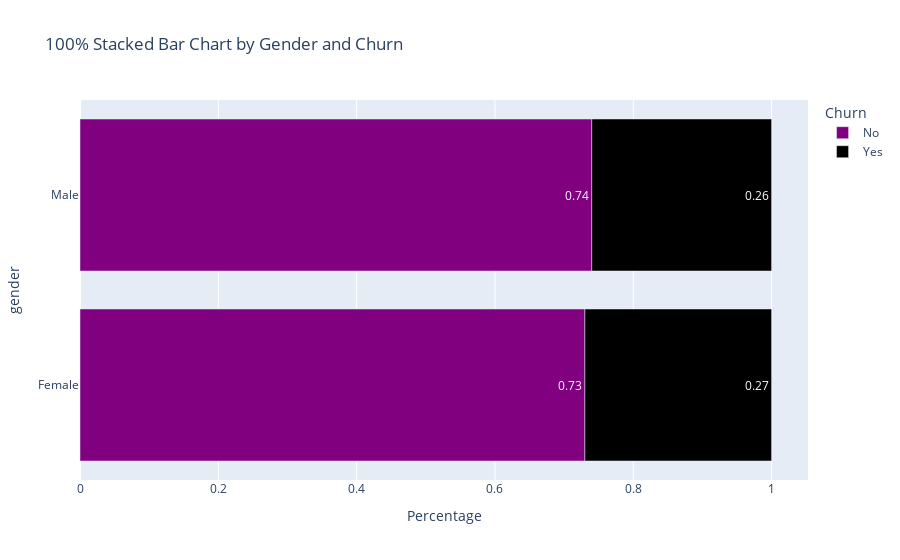

This figure's notebook cell:
### Code cell
#Bar chart of Gender and Churn
colors = {'Yes': 'black', 'No': 'purple'}
fig = px.bar(Gender_Churn, x='rate', y='gender', color='Churn',
             title='100% Stacked Bar Chart by Gender and Churn', text= 'rate',
             labels={'rate': 'Percentage'},color_discrete_map=colors)

fig.update_layout(barmode='relative')  # Make the bar chart 100% stacked

fig.show()

### Figure 1 — Plotly figure (JSON) as saved in the notebook; plotly's stock layout.template omitted (floating-point values rounded to 4 significant figures)
{"data": [{"alignmentgroup": "True", "hovertemplate": "Churn=No<br>Percentage=%{text}<br>gender=%{y}<extra></extra>", "legendgroup": "No", "marker": {"color": "purple", "pattern": {"shape": ""}}, "name": "No", "offsetgroup": "No", "orientation": "h", "showlegend": true, "text": [0.73, 0.74], "textposition": "auto", "type": "bar", "x": [0.73, 0.74], "xaxis": "x", "y": ["Female", "Male"], "yaxis": "y"}, {"alignmentgroup": "True", "hovertemplate": "Churn=Yes<br>Percentage=%{text}<br>gender=%{y}<extra></extra>", "legendgroup": "Yes", "marker": {"color": "black", "pattern": {"shape": ""}}, "name": "Yes", "offsetgroup": "Yes", "orientation": "h", "showlegend": true, "text": [0.27, 0.26], "textposition": "auto", "type": "bar", "x": [0.27, 0.26], "xaxis": "x", "y": ["Female", "Male"], "yaxis": "y"}], "layout": {"barmode": "relative", "legend": {"title": {"text": "Churn"}, "tracegroupgap": 0}, "title": {"text": "100% Stacked Bar Chart by Gender and Churn"}, "xaxis": {"anchor": "y", "domain": [0, 1], "title": {"text": "Percentage"}}, "yaxis": {"anchor": "x", "domain": [0, 1], "title": {"text": "gender"}}}}
